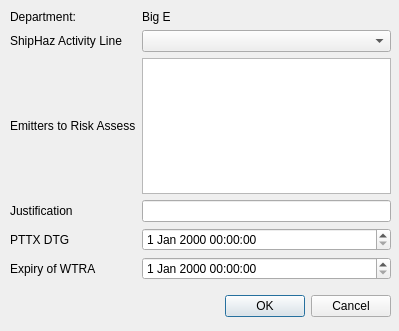
<?xml version="1.0" encoding="UTF-8"?>
<ui version="4.0">
 <class>wtraDialog</class>
 <widget class="QDialog" name="wtraDialog">
  <property name="geometry">
   <rect>
    <x>0</x>
    <y>0</y>
    <width>399</width>
    <height>331</height>
   </rect>
  </property>
  <property name="windowTitle">
   <string>Create New WTRA</string>
  </property>
  <widget class="QDialogButtonBox" name="buttonBox">
   <property name="geometry">
    <rect>
     <x>50</x>
     <y>290</y>
     <width>341</width>
     <height>32</height>
    </rect>
   </property>
   <property name="orientation">
    <enum>Qt::Horizontal</enum>
   </property>
   <property name="standardButtons">
    <set>QDialogButtonBox::Cancel|QDialogButtonBox::Ok</set>
   </property>
  </widget>
  <widget class="QWidget" name="gridLayoutWidget">
   <property name="geometry">
    <rect>
     <x>10</x>
     <y>10</y>
     <width>381</width>
     <height>270</height>
    </rect>
   </property>
   <layout class="QGridLayout" name="gridLayout">
    <item row="2" column="0">
     <widget class="QLabel" name="label_2">
      <property name="text">
       <string>Emitters to Risk Assess</string>
      </property>
     </widget>
    </item>
    <item row="3" column="0">
     <widget class="QLabel" name="label_3">
      <property name="text">
       <string>Justification</string>
      </property>
     </widget>
    </item>
    <item row="4" column="1">
     <widget class="QDateTimeEdit" name="dtgPTTX"/>
    </item>
    <item row="3" column="1">
     <widget class="QLineEdit" name="justificationBox"/>
    </item>
    <item row="0" column="0">
     <widget class="QLabel" name="label_6">
      <property name="text">
       <string>Department:</string>
      </property>
     </widget>
    </item>
    <item row="5" column="0">
     <widget class="QLabel" name="label_4">
      <property name="text">
       <string>Expiry of WTRA</string>
      </property>
     </widget>
    </item>
    <item row="5" column="1">
     <widget class="QDateTimeEdit" name="dtgExpiry"/>
    </item>
    <item row="2" column="1">
     <widget class="QListWidget" name="emitterList"/>
    </item>
    <item row="0" column="1">
     <widget class="QLabel" name="label_7">
      <property name="text">
       <string>Big E</string>
      </property>
     </widget>
    </item>
    <item row="1" column="0">
     <widget class="QLabel" name="label">
      <property name="text">
       <string>ShipHaz Activity Line</string>
      </property>
     </widget>
    </item>
    <item row="4" column="0">
     <widget class="QLabel" name="label_5">
      <property name="text">
       <string>PTTX DTG</string>
      </property>
     </widget>
    </item>
    <item row="1" column="1">
     <widget class="QComboBox" name="shActivities"/>
    </item>
   </layout>
  </widget>
 </widget>
 <tabstops>
  <tabstop>shActivities</tabstop>
  <tabstop>emitterList</tabstop>
  <tabstop>justificationBox</tabstop>
  <tabstop>dtgPTTX</tabstop>
  <tabstop>dtgExpiry</tabstop>
 </tabstops>
 <resources/>
 <connections>
  <connection>
   <sender>buttonBox</sender>
   <signal>accepted()</signal>
   <receiver>wtraDialog</receiver>
   <slot>accept()</slot>
   <hints>
    <hint type="sourcelabel">
     <x>268</x>
     <y>274</y>
    </hint>
    <hint type="destinationlabel">
     <x>157</x>
     <y>274</y>
    </hint>
   </hints>
  </connection>
  <connection>
   <sender>buttonBox</sender>
   <signal>rejected()</signal>
   <receiver>wtraDialog</receiver>
   <slot>reject()</slot>
   <hints>
    <hint type="sourcelabel">
     <x>316</x>
     <y>260</y>
    </hint>
    <hint type="destinationlabel">
     <x>286</x>
     <y>274</y>
    </hint>
   </hints>
  </connection>
  <connection>
   <sender>shActivities</sender>
   <signal>currentIndexChanged(int)</signal>
   <receiver>wtraDialog</receiver>
   <slot>listHazards()</slot>
   <hints>
    <hint type="sourcelabel">
     <x>211</x>
     <y>34</y>
    </hint>
    <hint type="destinationlabel">
     <x>25</x>
     <y>270</y>
    </hint>
   </hints>
  </connection>
 </connections>
 <slots>
  <slot>listHazards()</slot>
 </slots>
</ui>
